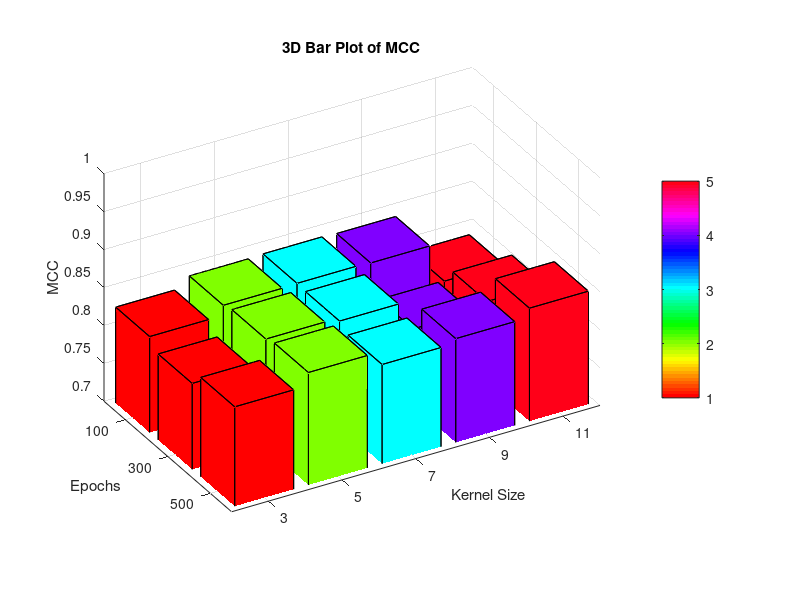

Recreate this plot in MATLAB. (Note: this script raises an error after producing the figure.)
% Define the data
data = [
    3, 100, 0.8261318463963382;
    3, 300, 0.8129217356455434;
    3, 500, 0.8306118851609866;
    5, 100, 0.8392828287065404;
    5, 300, 0.8433716707021792;
    5, 500, 0.8478464651527237;
    7, 100, 0.8401819620075988;
    7, 300, 0.8390375749972253;
    7, 500, 0.8303322952133313;
    9, 100, 0.839010553569853;
    9, 300, 0.8006858396141656;
    9, 500, 0.8364057490354369;
    11, 100, 0.7870075848170737;
    11, 300, 0.8087108942856609;
    11, 500, 0.8485272840487242;
];

% Extract the unique values for kernel size, epochs, and MCC
kernel_sizes = unique(data(:, 1));
epochs = unique(data(:, 2));
mcc = data(:, 3);

% Create a 3D bar plot
figure;
h = bar3(reshape(mcc, length(epochs), length(kernel_sizes)));

% Set labels and titles
xlabel('Kernel Size');
xticklabels(cellstr(num2str(kernel_sizes)));
ylabel('Epochs');
yticklabels(cellstr(num2str(epochs)));
zlabel('MCC');
title('3D Bar Plot of MCC');

% Adjust the view for better visualization
view(-30, 30);

% Set the Z-axis limits from 0.7 to 1
zlim([0.7, 1]);

% Customize the colormap to 'cool'
colormap("hsv");

% Add color bar
colorbar;

% Define a colormap for the bars
colors = colormap("hsv");

% Map colors to MCC values
cdata = (mcc - min(mcc)) / (max(mcc) - min(mcc)) * (size(colors, 1) - 1) + 1;

% Iterate through the bars and set the FaceColor
for k = 1:length(h)
    h(k).CData = cdata(k);
    h(k).FaceColor = colors(round(cdata(k)), :);
end